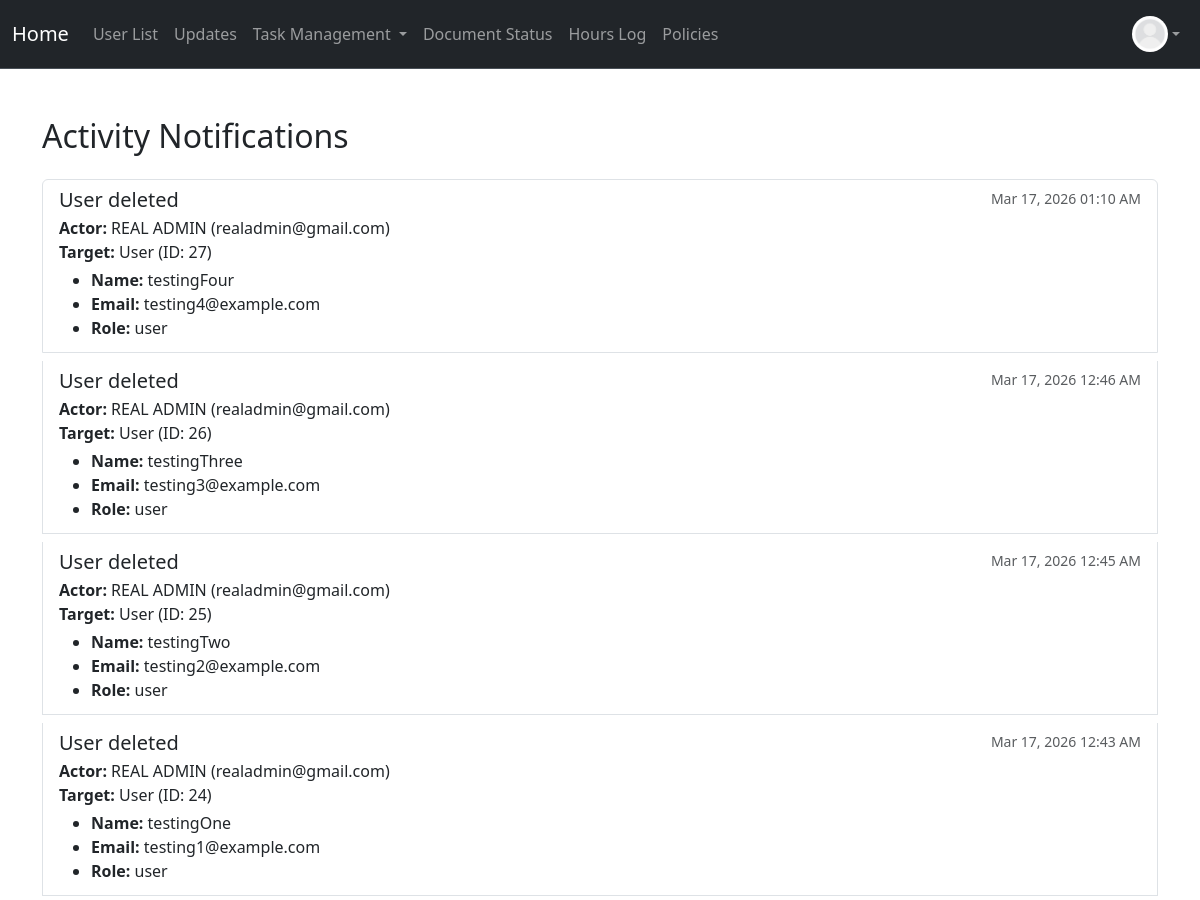
The page /notification (signed in, upper part) on the database as committed earlier.
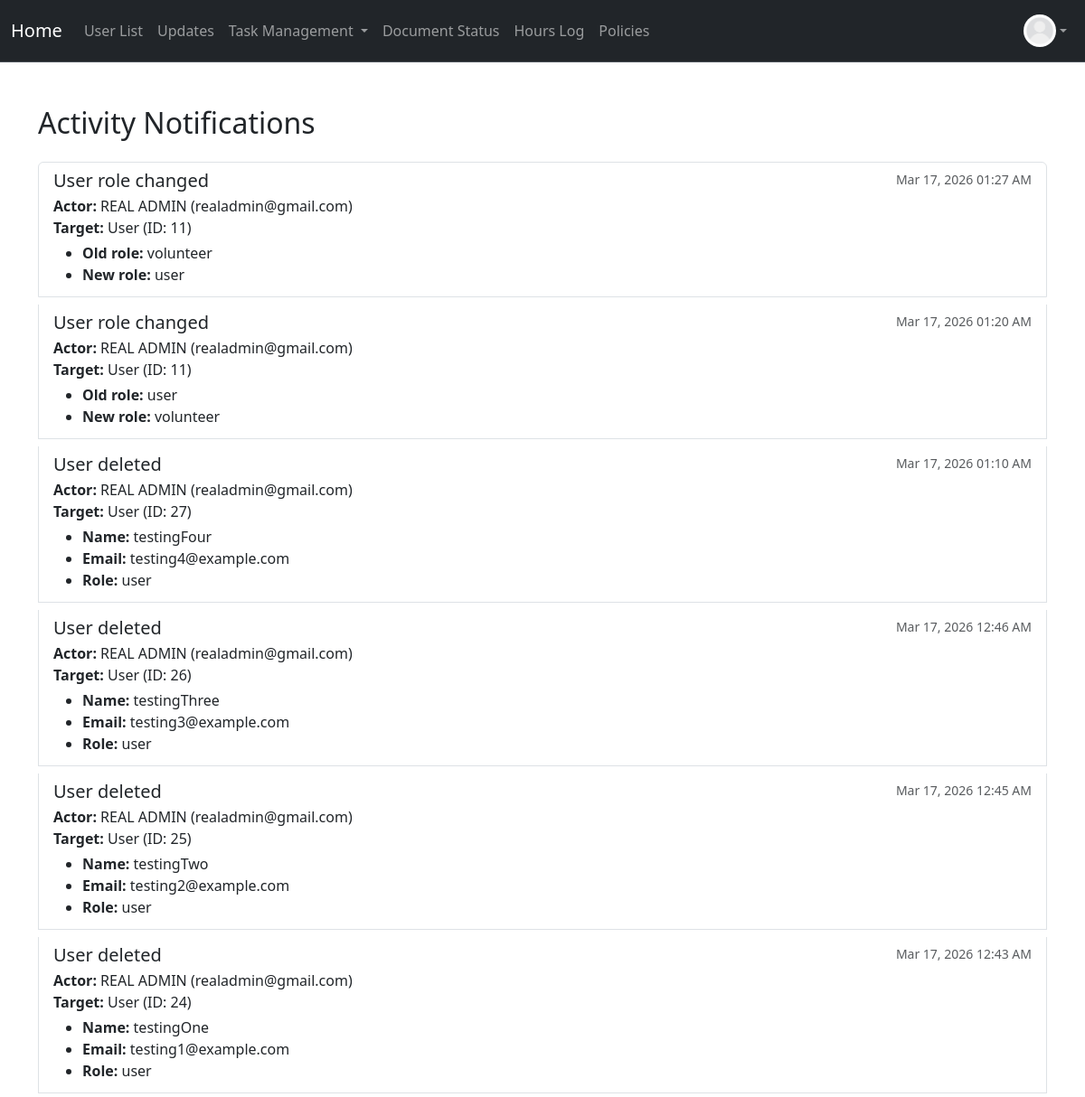
The same page on the database as committed later.
### project/models.py (models this page shows, shortened)
class User(db.Model, UserMixin):
    __tablename__ = 'users'
    id: Mapped[int] = mapped_column(primary_key=True)
    name: Mapped[str] = mapped_column()
    email: Mapped[str] = mapped_column(unique=True)
    address: Mapped[str] = mapped_column(default="None Provided")
    password_hash: Mapped[str] = mapped_column(db.String(128))
    date_created: Mapped[datetime] = mapped_column(DateTime, server_default=func.now())
    total_hours: Mapped[float] = mapped_column(default=0.0)
    picture: Mapped[str] = mapped_column(default="default.jpeg")
    role: Mapped[str] = mapped_column(default="user")  # "user", "volunteer", " intern", "board"
    hours: Mapped[List["Hours"]] = relationship("Hours", back_populates="user", cascade="all, delete-orphan")
    documents: Mapped[List["Document"]] = relationship("Document", back_populates="user", cascade="all, delete-orphan")
    task_assignments: Mapped[List["TaskAssignment"]] = relationship(
        "TaskAssignment",
        back_populates="user",
        cascade="all, delete-orphan"
    )

class ActivityLog(db.Model):
    __tablename__ = "activity_logs"
    id: Mapped[int] = mapped_column(primary_key=True)
    actor_id: Mapped[int] = mapped_column(db.ForeignKey("users.id"))
    actor = relationship("User")
    action: Mapped[str] = mapped_column()
    target_type: Mapped[str] = mapped_column()
    target_id: Mapped[int] = mapped_column()
    created_at: Mapped[datetime] = mapped_column(
        DateTime, server_default=func.now()
    )
    details: Mapped[dict] = mapped_column(JSON, nullable=True)

### app.py (the view)
@app.route("/notification")
@login_required
@permission_required('board')
def notification():
    logs = (
        ActivityLog.query
        .order_by(ActivityLog.created_at.desc())
        .limit(100)
        .all()
    )
    return render_template("notification.html", logs=logs)

### app.py (called while the page is built)
@app.context_processor
def inject_now():
    return {
        'now': datetime.now,
        'today': date.today
    }

### project/models.py (called while the page is built)
@login_manager.user_loader
def load_user(user_id):
    return User.query.get(user_id)

### project/templates/notification.html (shortened to what this page needs)
{% extends "base.html" %}
{% block content %}
<div class="container mt-5">
    <h2 class="mb-4">Activity Notifications</h2>
    {% if logs %}
        <div class="list-group">
            {% for log in logs %}
            <div class="list-group-item list-group-item-action flex-column align-items-start mb-2">
                <div class="d-flex w-100 justify-content-between">
                    <h5 class="mb-1">{{ log.action.replace('_', ' ') | capitalize }}</h5>
                    <small class="text-muted">{{ log.created_at.strftime('%b %d, %Y %I:%M %p') }}</small>
                </div>
                <p class="mb-1">
                    <strong>Actor:</strong> {{ log.actor.name }} ({{ log.actor.email }})<br>
                    <strong>Target:</strong> {{ log.target_type }} (ID: {{ log.target_id }})<br>
                </p>
                {% if log.details %}
                <ul class="mb-1">
                    {% for key, value in log.details.items() %}
                    <li><strong>{{ key | replace('_', ' ') | capitalize }}:</strong> {{ value }}</li>
                    {% endfor %}
                </ul>
                {% endif %}
            </div>
            {% endfor %}
        </div>
    {% else %}
        <p class="text-muted">No activity notifications to display.</p>
    {% endif %}
</div>
{% endblock %}

### project/templates/base.html (shortened to what this page needs)
<!DOCTYPE html>
<html>
  <head>
    <link href="https://cdn.jsdelivr.net/npm/bootstrap@5.3.8/dist/css/bootstrap.min.css" rel="stylesheet">
  </head>
  <body>
    <nav class="navbar navbar-expand bg-dark border-bottom border-body" data-bs-theme="dark">
      <div class="container-fluid d-flex">
        <a class="navbar-brand"
            href="{% if current_user.is_authenticated and current_user.role == 'admin' %}
              {{ url_for('admin_dashboard') }}
            {% elif current_user.is_authenticated and current_user.role == 'board' %}
              {{ url_for('board_dashboard') }}
            {% elif current_user.is_authenticated and current_user.role == 'volunteer' %}
                {{ url_for('volunteer_dashboard') }}
            {% elif current_user.is_authenticated and current_user.role == 'intern' %}
                {{ url_for('intern_dashboard') }}
            {% else %}
              {{ url_for('user_dashboard') }}
          {% endif %}">
          Home
        </a>
        <ul class="navbar-nav mb-2 mb-lg-0 d-flex flex-row">
          {% if current_user.is_authenticated and current_user.role != 'user' %}
            {% if current_user.role == 'admin' or current_user.role == 'board' %}
              <li class="nav-item">
                <a class="nav-link" href="{{ url_for('user_list') }}">User List</a>
              </li>
              <li class="nav-item">
              <a class="nav-link"
              href="{{ url_for('notification') }}">
                  Updates </a>
              </li>
                <li class="nav-item dropdown">
                  <a class="nav-link dropdown-toggle" href="#" id="taskDropdown" role="button" aria-expanded="false">
                    Task Management
                  </a>
                </li>
            {% else %}
                <li class="nav-item">
                  <a class="nav-link" href="{{ url_for('my_tasks') }}">Tasks Status</a>
                </li>
            {% endif %}
            <li class="nav-item">
              <a class="nav-link" href="{{ url_for('document_status') }}">Document Status</a>
            </li>
            <li class="nav-item">
              <a class="nav-link"
              href="{{ url_for('hours_log') }}">
                  Hours Log </a>
            </li>
            <li class="nav-item">
              <a class="nav-link"
              href="{{ url_for('policies') }}">
                  Policies </a>
            </li>
          {% endif %}
        </ul>
        {% if current_user.is_authenticated %}
        <ul class="navbar-nav ms-auto mb-2 mb-lg-0">
          <li class="nav-item dropdown">
            <a class="nav-link d-flex align-items-center dropdown-toggle" href="#" id="profileDropdown" role="button" aria-expanded="false">
              <img src="{{ url_for('static', filename='profile_pics/' ~ current_user.picture ) }}" alt="Profile" style="height:36px;width:36px;border-radius:50%;">
            </a>
          </li>
        </ul>
        {% endif %}
      </div>
    </nav>
    {% block content %}
    {% endblock %}
  </body>
</html>

### project/templates/base.html (style rules this page uses)
.dropdown { position: relative; display: inline-block; }

Rows that differ between the two databases and show on the page:
added ActivityLog: action.replace "User role changed", created_at "Mar 17, 2026 01:27 AM", actor.name "REAL ADMIN", actor.email "realadmin@gmail.com", target_type "User", target_id "11", key "Old role" "New role", details "volunteer" "user"
added ActivityLog: action.replace "User role changed", created_at "Mar 17, 2026 01:20 AM", actor.name "REAL ADMIN", actor.email "realadmin@gmail.com", target_type "User", target_id "11", key "Old role" "New role", details "user" "volunteer"
